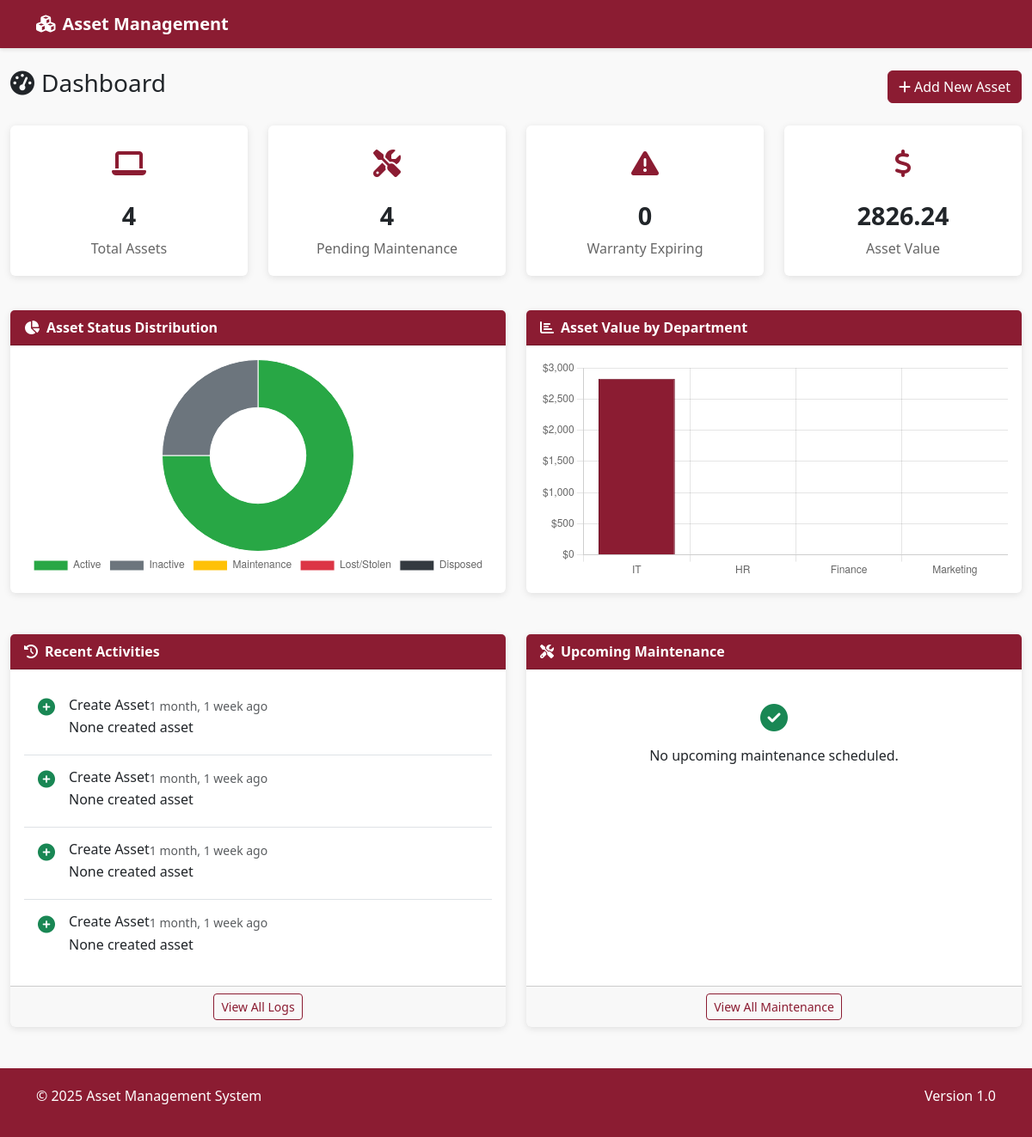
The app's page /assets/dashboard/ (signed in) with its own data.
### assets/models.py (models this page shows, shortened)
class BaseModel(models.Model):
    created_at = models.DateTimeField(auto_now_add=True, null=True, blank=True)
    updated_at = models.DateTimeField(auto_now=True, null=True, blank=True)
    created_by = models.ForeignKey(
        User, on_delete=models.SET_NULL, null=True, blank=True, related_name="+"
    )
    updated_by = models.ForeignKey(
        User, on_delete=models.SET_NULL, null=True, blank=True, related_name="+"
    )
    class Meta:
        abstract = True

class AuditLog(BaseModel):
    ACTION_CHOICES = (
        ("create", "Create"),
        ("update", "Update"),
        ("delete", "Delete"),
        ("checkout", "Checkout"),
        ("checkin", "Checkin"),
        ("transfer", "Transfer"),
    )
    user = models.ForeignKey(User, on_delete=models.SET_NULL, null=True, blank=True)
    action = models.CharField(max_length=20, choices=ACTION_CHOICES)
    model_name = models.CharField(max_length=100)
    object_id = models.CharField(max_length=100)
    details = models.JSONField(blank=True, null=True)
    ip_address = models.GenericIPAddressField(blank=True, null=True)
    timestamp = models.DateTimeField(auto_now_add=True)

### assets/views.py (the view)
# urls.py: path("dashboard/", login_required(DashboardView.as_view()), name="dashboard"),
class DashboardView(TemplateView):
    template_name = "assets/dashboard.html"
    def get_context_data(self, **kwargs):
        context = super().get_context_data(**kwargs)
        today = timezone.now().date()
        context["total_assets"] = Asset.objects.count()
        context["maintenance_count"] = MaintenanceRecord.objects.filter(
            status__in=["scheduled", "in_progress"]
        ).count()
        thirty_days = today + timezone.timedelta(days=30)
        context["warranty_expiring"] = Asset.objects.filter(
            warranty_expiry_date__isnull=False,
            warranty_expiry_date__gt=today,
            warranty_expiry_date__lte=thirty_days,
        ).count()
        total_value = Asset.objects.aggregate(total=Sum("current_value"))
        context["total_value"] = total_value["total"] or 0
        context["status_counts"] = {
            "active": Asset.objects.filter(status="active").count(),
            "inactive": Asset.objects.filter(status="inactive").count(),
            "maintenance": Asset.objects.filter(status="maintenance").count(),
            "lost": Asset.objects.filter(status="lost").count(),
            "stolen": Asset.objects.filter(status="stolen").count(),
            "disposed": Asset.objects.filter(status="disposed").count(),
        }
        departments = Department.objects.all()
        dept_values = []
        for dept in departments:
            dept_value = Asset.objects.filter(
                Q(location__department=dept) | Q(custodian__department=dept)
            ).aggregate(total_value=Sum("current_value"))
            dept_values.append(
                {"name": dept.name, "total_value": dept_value["total_value"] or 0}
            )
        context["dept_values"] = dept_values
        context["recent_logs"] = AuditLog.objects.all().order_by("-timestamp")[:5]
        context["upcoming_maintenance"] = MaintenanceRecord.objects.filter(
            status__in=["scheduled", "in_progress"], schedule_date__gte=today
        ).order_by("schedule_date")[:5]
        context["today"] = today.strftime("%Y-%m-%d")
        return context

### assets/templates/assets/dashboard.html (shortened to what this page needs)
{% extends 'assets/base.html' %}
{% load static %}
{% block content %}
<div class="container">
    <div class="d-flex justify-content-between align-items-center mb-4">
        <h1 class="h3"><i class="fas fa-tachometer-alt me-2"></i>Dashboard</h1>
        <div>
            <a href="{% url 'assets:asset_create' %}" class="btn btn-primary">
                <i class="fas fa-plus me-1"></i>Add New Asset
            </a>
        </div>
    </div>
    <div class="row mb-4">
        <div class="col-md-3 col-sm-6 mb-3">
            <div class="card stat-card">
                <div class="stat-icon">
                    <i class="fas fa-laptop"></i>
                </div>
                <div class="stat-value">{{ total_assets }}</div>
                <div class="stat-label">Total Assets</div>
            </div>
        </div>
        <div class="col-md-3 col-sm-6 mb-3">
            <div class="card stat-card">
                <div class="stat-icon">
                    <i class="fas fa-tools"></i>
                </div>
                <div class="stat-value">{{ maintenance_count }}</div>
                <div class="stat-label">Pending Maintenance</div>
            </div>
        </div>
        <div class="col-md-3 col-sm-6 mb-3">
            <div class="card stat-card">
                <div class="stat-icon">
                    <i class="fas fa-exclamation-triangle"></i>
                </div>
                <div class="stat-value">{{ warranty_expiring }}</div>
                <div class="stat-label">Warranty Expiring</div>
            </div>
        </div>
        <div class="col-md-3 col-sm-6 mb-3">
            <div class="card stat-card">
                <div class="stat-icon">
                    <i class="fas fa-dollar-sign"></i>
                </div>
                <div class="stat-value">{{ total_value|floatformat:2 }}</div>
                <div class="stat-label">Asset Value</div>
            </div>
        </div>
    </div>
    <div class="row mb-4">
        <div class="col-md-6 mb-4">
            <div class="card h-100">
                <div class="card-header">
                    <i class="fas fa-chart-pie me-2"></i>Asset Status Distribution
                </div>
                <div class="card-body">
                    <canvas id="assetStatusChart" height="250"></canvas>
                </div>
            </div>
        </div>
        <div class="col-md-6 mb-4">
            <div class="card h-100">
                <div class="card-header">
                    <i class="fas fa-chart-bar me-2"></i>Asset Value by Department
                </div>
                <div class="card-body">
                    <canvas id="departmentValueChart" height="250"></canvas>
                </div>
            </div>
        </div>
    </div>
    <div class="row">
        <div class="col-md-6 mb-4">
            <div class="card h-100">
                <div class="card-header">
                    <i class="fas fa-history me-2"></i>Recent Activities
                </div>
                <div class="card-body">
                    <div class="list-group list-group-flush">
                        {% for log in recent_logs %}
                        <div class="list-group-item p-3 d-flex">
                            <div class="me-3">
                                {% if log.action == 'create' %}
                                <i class="fas fa-plus-circle text-success fa-lg"></i>
                                {% elif log.action == 'update' %}
                                <i class="fas fa-edit text-primary fa-lg"></i>
                                {% elif log.action == 'delete' %}
                                <i class="fas fa-trash text-danger fa-lg"></i>
                                {% elif log.action == 'transfer' %}
                                <i class="fas fa-exchange-alt text-warning fa-lg"></i>
                                {% else %}
                                <i class="fas fa-info-circle text-info fa-lg"></i>
                                {% endif %}
                            </div>
                            <div>
                                <div class="d-flex justify-content-between">
                                    <h6 class="mb-1">{{ log.get_action_display }} {{ log.model_name }}</h6>
                                    <small class="text-muted">{{ log.timestamp|timesince }} ago</small>
                                </div>
                                <p class="mb-1">{{ log.user }} {{ log.get_action_display|lower }}d {{ log.model_name|lower }}</p>
                            </div>
                        </div>
                        {% empty %}
                        <div class="text-center py-4">
                            <i class="fas fa-info-circle fa-2x text-muted mb-3"></i>
                            <p>No recent activities found.</p>
                        </div>
                        {% endfor %}
                    </div>
                </div>
                <div class="card-footer text-center">
                    <a href="{% url 'assets:audit_logs' %}" class="btn btn-sm btn-outline-primary">View All Logs</a>
                </div>
            </div>
        </div>
        <div class="col-md-6 mb-4">
            <div class="card h-100">
                <div class="card-header">
                    <i class="fas fa-tools me-2"></i>Upcoming Maintenance
                </div>
                <div class="card-body">
                    <div class="list-group list-group-flush">
                        {% for maintenance in upcoming_maintenance %}
                        <div class="list-group-item p-3">
                            <div class="d-flex justify-content-between">
                                <h6 class="mb-1">{{ maintenance.asset.name }}</h6>
                                <span class="badge {% if maintenance.schedule_date|date:'Y-m-d' <= today %}bg-danger{% else %}bg-warning text-dark{% endif %}">
                                    {{ maintenance.schedule_date|date:"M d, Y" }}
                                </span>
                            </div>
                            <p class="mb-1">{{ maintenance.get_maintenance_type_display }} - {{ maintenance.description|truncatechars:60 }}</p>
                            <small class="text-muted">
                                <i class="fas fa-user me-1"></i>{{ maintenance.created_by|default:"System" }}
                            </small>
                        </div>
                        {% empty %}
                        <div class="text-center py-4">
                            <i class="fas fa-check-circle fa-2x text-success mb-3"></i>
                            <p>No upcoming maintenance scheduled.</p>
                        </div>
                        {% endfor %}
                    </div>
                </div>
                <div class="card-footer text-center">
                    <a href="{% url 'assets:maintenance_list' %}" class="btn btn-sm btn-outline-primary">View All Maintenance</a>
                </div>
            </div>
        </div>
    </div>
</div>
{% endblock %}
{% block extra_js %}
<script>
    // Asset Status Distribution Chart
    const statusCtx = document.getElementById('assetStatusChart').getContext('2d');
    const statusChart = new Chart(statusCtx, {
        type: 'doughnut',
        data: {
            labels: ['Active', 'Inactive', 'Maintenance', 'Lost/Stolen', 'Disposed'],
            datasets: [{
                data: [
                    {{ status_counts.active|default:0 }},
                    {{ status_counts.inactive|default:0 }},
                    {{ status_counts.maintenance|default:0 }},
                    {{ status_counts.lost|default:0 }} + {{ status_counts.stolen|default:0 }},
                    {{ status_counts.disposed|default:0 }}
                ],
                backgroundColor: [
                    '#28a745',
                    '#6c757d',
                    '#ffc107',
                    '#dc3545',
                    '#343a40'
                ],
                borderWidth: 1
            }]
        },
        options: {
            responsive: true,
            maintainAspectRatio: false,
            plugins: {
                legend: {
                    position: 'bottom'
                }
            }
        }
    });
    // Department Asset Value Chart
    const deptCtx = document.getElementById('departmentValueChart').getContext('2d');
    const deptChart = new Chart(deptCtx, {
        type: 'bar',
        data: {
            labels: [{% for dept in dept_values %}'{{ dept.name }}',{% endfor %}],
            datasets: [{
                label: 'Asset Value',
                data: [{% for dept in dept_values %}{{ dept.total_value|default:0 }},{% endfor %}],
                backgroundColor: '#8B1C32',
                borderColor: '#6B0C22',
                borderWidth: 1
            }]
        },
        options: {
            responsive: true,
            maintainAspectRatio: false,
            scales: {
                y: {
                    beginAtZero: true,
                    ticks: {
                        callback: function(value) {
                            return '$' + value.toLocaleString();
                        }
                    }
                }
            },
            plugins: {
                legend: {
                    display: false
                }
            }
        }
    });
</script>
{% endblock %}

### assets/templates/assets/base.html (shortened to what this page needs)
{% load static %}
<!DOCTYPE html>
<html lang="en">
<head>
    <link href="https://cdn.jsdelivr.net/npm/bootstrap@5.3.0/dist/css/bootstrap.min.css" rel="stylesheet">
    <link rel="stylesheet" href="https://cdnjs.cloudflare.com/ajax/libs/font-awesome/6.4.0/css/all.min.css">
    <link rel="stylesheet" href="{% static 'css/base.css' %}">
</head>
<body>
    <nav class="navbar navbar-expand-lg navbar-dark">
        <div class="container">
            <a class="navbar-brand" href="{% url 'assets:dashboard' %}">
                <i class="fas fa-cubes me-2"></i>Asset Management
            </a>
        </div>
    </nav>
    <div class="container-fluid py-4">
        <div class="row">
            {% block content %}{% endblock %}
        </div>
    </div>
    <footer class="mt-auto">
        <div class="container">
            <div class="row">
                <div class="col-md-6">
                    <p>&copy; 2025 Asset Management System</p>
                </div>
                <div class="col-md-6 text-md-end">
                    <p>Version 1.0</p>
                </div>
            </div>
        </div>
    </footer>
    {% block extra_js %}{% endblock %}
</body>
</html>

### assets/static/assets/css/base.css (style rules this page uses)
:root { --maroon-color: #8B1C32; --maroon-light: #AA2C42; --maroon-dark: #6B0C22; }
body { font-family: 'Segoe UI', Tahoma, Geneva, Verdana, sans-serif; background-color: #f9f9f9; }
.navbar { background-color: var(--maroon-color) !important; box-shadow: 0 2px 4px rgba(0, 0, 0, 0.1); }
.navbar-brand { font-weight: 600; color: white !important; }
.btn-primary { background-color: var(--maroon-color); border-color: var(--maroon-color); }
.btn-outline-primary { color: var(--maroon-color); border-color: var(--maroon-color); }
.card { border: none; box-shadow: 0 2px 8px rgba(0, 0, 0, 0.1); transition: transform 0.3s, box-shadow 0.3s; }
.card-header { background-color: var(--maroon-color); color: white; font-weight: 600; }
.stat-card { padding: 20px; text-align: center; height: 100%; }
.stat-icon { font-size: 2rem; margin-bottom: 15px; color: var(--maroon-color); }
.stat-value { font-size: 1.8rem; font-weight: bold; margin-bottom: 5px; }
.stat-label { font-size: 1rem; color: #666; }
footer { background-color: var(--maroon-color); color: white; padding: 20px 0; margin-top: 30px; }

### records on screen
AuditLog: action "Create", model_name "Asset", timestamp "1 month, 1 week", user "None", action "create", model_name "asset"
AuditLog: action "Create", model_name "Asset", timestamp "1 month, 1 week", user "None", action "create", model_name "asset"
AuditLog: action "Create", model_name "Asset", timestamp "1 month, 1 week", user "None", action "create", model_name "asset"
AuditLog: action "Create", model_name "Asset", timestamp "1 month, 1 week", user "None", action "create", model_name "asset"

### other values on screen
{{ total_assets }} "4"
{{ maintenance_count }} "4"
{{ warranty_expiring }} "0"
{{ total_value|floatformat:2 }} "2826.24"
chart data {{ status_counts.active|default:0 }} 3
chart data {{ status_counts.inactive|default:0 }} 1
chart data {{ status_counts.maintenance|default:0 }} 0
chart data {{ status_counts.lost|default:0 }} 0
